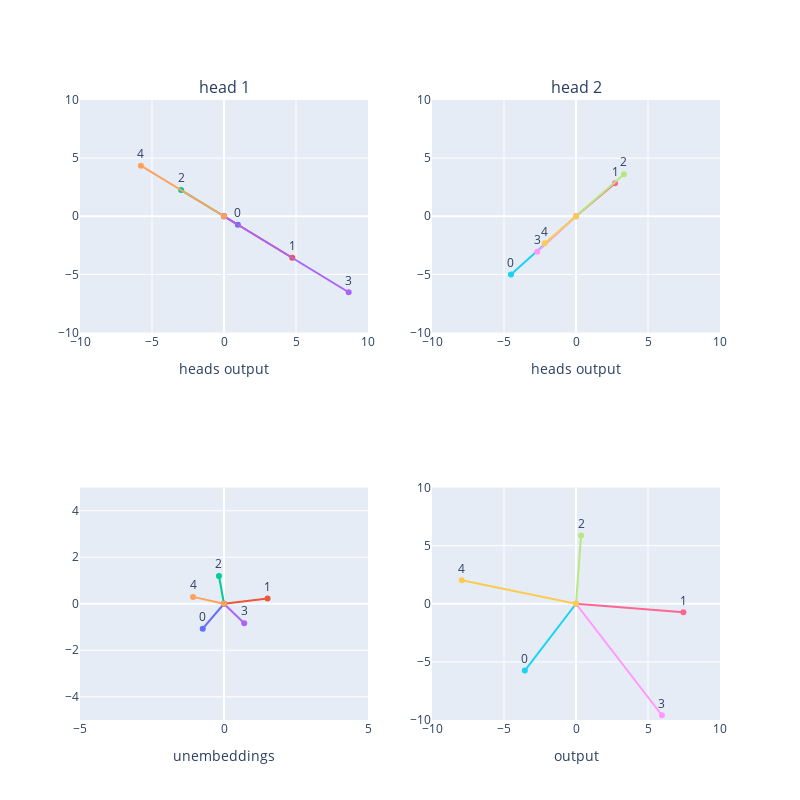

Notebook cell for this chart:
### Code cell
import torch
import plotly.graph_objects as go
from plotly.subplots import make_subplots

vector_out_heads = [out_heads[:, i] for i in range(out_heads.size(1))]
vector_unembeds = [unembeds[i] for i in range(unembeds.size(0))]
vector_out = [out[i] for i in range(out.size(0))]

names_out_heads = [
    [f'{i}' for i in range(out_heads[:, j].size(0))] for j in range(out_heads.size(1))
]
names_unembeds = [
    [f'{i}' for i in range(unembeds[j].size(0))] for j in range(unembeds.size(0))
]
names_out = [
    [f'{i}' for i in range(out[j].size(0))] for j in range(out.size(0))
]

fig = make_subplots(rows=2, cols=len(vector_out_heads), subplot_titles=[f'head {i+1}' for i in range(len(vector_out_heads))])

for idx, (vectors, names) in enumerate(zip(vector_out_heads, names_out_heads)):
    x_start = torch.zeros(vectors.size(0))
    y_start = torch.zeros(vectors.size(0))

    x_end = vectors[:, 0]
    y_end = vectors[:, 1]

    for i in range(vectors.size(0)):
        fig.add_trace(go.Scatter(
            x=[x_start[i].item(), x_end[i].item()],
            y=[y_start[i].item(), y_end[i].item()],
            mode='lines+markers+text',
            text=[None, names[i]],  # 在终点添加文本
            textposition='top center',  # 文本位置
            name=names[i],
        ), row=1, col=idx+1)

for idx, (vectors, names) in enumerate(zip(vector_unembeds, names_unembeds)):
    x_start = torch.zeros(vectors.size(0))
    y_start = torch.zeros(vectors.size(0))

    x_end = vectors[:, 0]
    y_end = vectors[:, 1]

    for i in range(vectors.size(0)):
        fig.add_trace(go.Scatter(
            x=[x_start[i].item(), x_end[i].item()],
            y=[y_start[i].item(), y_end[i].item()],
            mode='lines+markers+text',
            text=[None, names[i]],  # 在终点添加文本
            textposition='top center',  # 文本位置
            name=names[i],
        ), row=2, col=idx+1)
        
for idx, (vectors, names) in enumerate(zip(vector_out, names_out)):
    x_start = torch.zeros(vectors.size(0))
    y_start = torch.zeros(vectors.size(0))

    x_end = vectors[:, 0]
    y_end = vectors[:, 1]

    for i in range(vectors.size(0)):
        fig.add_trace(go.Scatter(
            x=[x_start[i].item(), x_end[i].item()],
            y=[y_start[i].item(), y_end[i].item()],
            mode='lines+markers+text',
            text=[None, names[i]],  # 在终点添加文本
            textposition='top center',  # 文本位置
            name=names[i],
        ), row=2, col=idx+2)
        
fig.update_layout(
    title='',
    width=300 * len(vector_out_heads),
    height=300 * 2,
    showlegend=False
)

for idx in range(len(vector_out_heads)):
    fig.update_xaxes(range=[-10, 10], row=1, col=idx+1, title_text='heads output')
    fig.update_yaxes(range=[-10, 10], row=1, col=idx+1, title_text='')

for idx in range(1):
    fig.update_xaxes(range=[-5, 5], row=2, col=idx+1, title_text='unembeddings')
    fig.update_yaxes(range=[-5, 5], row=2, col=idx+1, title_text='')
    fig.update_xaxes(range=[-10, 10], row=2, col=idx+2, title_text='output')
    fig.update_yaxes(range=[-10, 10], row=2, col=idx+2, title_text='')

# 显示图形
fig.show()

### Figure 1 — Plotly figure (JSON) as saved in the notebook; plotly's stock layout.template omitted (floating-point values rounded to 4 significant figures)
{"data": [{"mode": "lines+markers+text", "name": "0", "text": [null, "0"], "textposition": "top center", "type": "scatter", "x": [0, 0.9642], "xaxis": "x", "y": [0, -0.7335], "yaxis": "y"}, {"mode": "lines+markers+text", "name": "1", "text": [null, "1"], "textposition": "top center", "type": "scatter", "x": [0, 4.741], "xaxis": "x", "y": [0, -3.572], "yaxis": "y"}, {"mode": "lines+markers+text", "name": "2", "text": [null, "2"], "textposition": "top center", "type": "scatter", "x": [0, -2.977], "xaxis": "x", "y": [0, 2.255], "yaxis": "y"}, {"mode": "lines+markers+text", "name": "3", "text": [null, "3"], "textposition": "top center", "type": "scatter", "x": [0, 8.659], "xaxis": "x", "y": [0, -6.537], "yaxis": "y"}, {"mode": "lines+markers+text", "name": "4", "text": [null, "4"], "textposition": "top center", "type": "scatter", "x": [0, -5.773], "xaxis": "x", "y": [0, 4.347], "yaxis": "y"}, {"mode": "lines+markers+text", "name": "0", "text": [null, "0"], "textposition": "top center", "type": "scatter", "x": [0, -4.519], "xaxis": "x2", "y": [0, -5.019], "yaxis": "y2"}, {"mode": "lines+markers+text", "name": "1", "text": [null, "1"], "textposition": "top center", "type": "scatter", "x": [0, 2.717], "xaxis": "x2", "y": [0, 2.834], "yaxis": "y2"}, {"mode": "lines+markers+text", "name": "2", "text": [null, "2"], "textposition": "top center", "type": "scatter", "x": [0, 3.329], "xaxis": "x2", "y": [0, 3.614], "yaxis": "y2"}, {"mode": "lines+markers+text", "name": "3", "text": [null, "3"], "textposition": "top center", "type": "scatter", "x": [0, -2.693], "xaxis": "x2", "y": [0, -3.054], "yaxis": "y2"}, {"mode": "lines+markers+text", "name": "4", "text": [null, "4"], "textposition": "top center", "type": "scatter", "x": [0, -2.162], "xaxis": "x2", "y": [0, -2.326], "yaxis": "y2"}, {"mode": "lines+markers+text", "name": "0", "text": [null, "0"], "textposition": "top center", "type": "scatter", "x": [0, -0.7381], "xaxis": "x3", "y": [0, -1.073], "yaxis": "y3"}, {"mode": "lines+markers+text", "name": "1", "text": [null, "1"], "textposition": "top center", "type": "scatter", "x": [0, 1.512], "xaxis": "x3", "y": [0, 0.2217], "yaxis": "y3"}, {"mode": "lines+markers+text", "name": "2", "text": [null, "2"], "textposition": "top center", "type": "scatter", "x": [0, -0.175], "xaxis": "x3", "y": [0, 1.192], "yaxis": "y3"}, {"mode": "lines+markers+text", "name": "3", "text": [null, "3"], "textposition": "top center", "type": "scatter", "x": [0, 0.7014], "xaxis": "x3", "y": [0, -0.8374], "yaxis": "y3"}, {"mode": "lines+markers+text", "name": "4", "text": [null, "4"], "textposition": "top center", "type": "scatter", "x": [0, -1.074], "xaxis": "x3", "y": [0, 0.2951], "yaxis": "y3"}, {"mode": "lines+markers+text", "name": "0", "text": [null, "0"], "textposition": "top center", "type": "scatter", "x": [0, -3.555], "xaxis": "x4", "y": [0, -5.753], "yaxis": "y4"}, {"mode": "lines+markers+text", "name": "1", "text": [null, "1"], "textposition": "top center", "type": "scatter", "x": [0, 7.457], "xaxis": "x4", "y": [0, -0.7378], "yaxis": "y4"}, {"mode": "lines+markers+text", "name": "2", "text": [null, "2"], "textposition": "top center", "type": "scatter", "x": [0, 0.3521], "xaxis": "x4", "y": [0, 5.868], "yaxis": "y4"}, {"mode": "lines+markers+text", "name": "3", "text": [null, "3"], "textposition": "top center", "type": "scatter", "x": [0, 5.966], "xaxis": "x4", "y": [0, -9.591], "yaxis": "y4"}, {"mode": "lines+markers+text", "name": "4", "text": [null, "4"], "textposition": "top center", "type": "scatter", "x": [0, -7.935], "xaxis": "x4", "y": [0, 2.021], "yaxis": "y4"}], "layout": {"annotations": [{"font": {"size": 16}, "showarrow": false, "text": "head 1", "x": 0.225, "xanchor": "center", "xref": "paper", "y": 1, "yanchor": "bottom", "yref": "paper"}, {"font": {"size": 16}, "showarrow": false, "text": "head 2", "x": 0.775, "xanchor": "center", "xref": "paper", "y": 1, "yanchor": "bottom", "yref": "paper"}], "height": 800, "showlegend": false, "title": {"text": ""}, "width": 800, "xaxis": {"anchor": "y", "domain": [0, 0.45], "range": [-10, 10], "title": {"text": "heads output"}}, "xaxis2": {"anchor": "y2", "domain": [0.55, 1], "range": [-10, 10], "title": {"text": "heads output"}}, "xaxis3": {"anchor": "y3", "domain": [0, 0.45], "range": [-5, 5], "title": {"text": "unembeddings"}}, "xaxis4": {"anchor": "y4", "domain": [0.55, 1], "range": [-10, 10], "title": {"text": "output"}}, "yaxis": {"anchor": "x", "domain": [0.625, 1], "range": [-10, 10], "title": {"text": ""}}, "yaxis2": {"anchor": "x2", "domain": [0.625, 1], "range": [-10, 10], "title": {"text": ""}}, "yaxis3": {"anchor": "x3", "domain": [0, 0.375], "range": [-5, 5], "title": {"text": ""}}, "yaxis4": {"anchor": "x4", "domain": [0, 0.375], "range": [-10, 10], "title": {"text": ""}}}}
